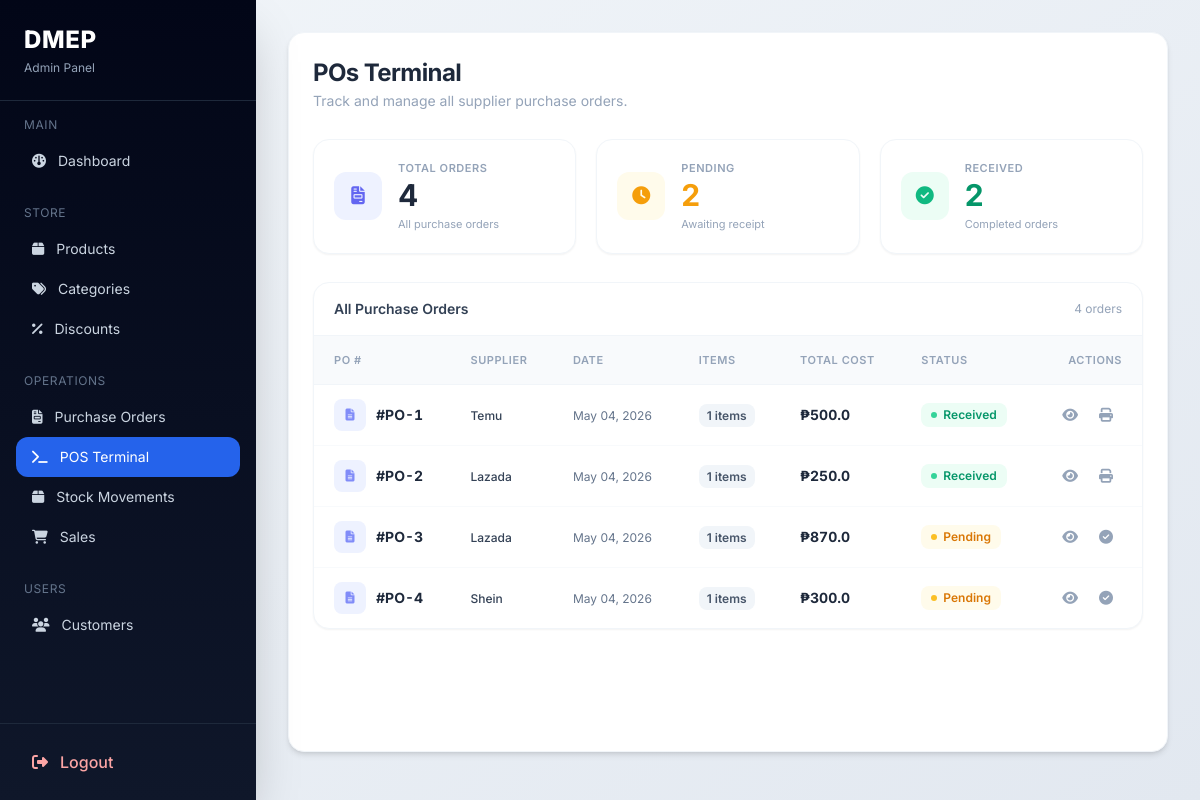
Screenshot of /pos-terminal/ (signed in) with the database file from the repository.
### dmep/models.py (models this page shows, shortened)
class PurchaseOrder(models.Model):
    STATUS_CHOICES = [('pending', 'Pending'), ('received', 'Received'), ('partial', 'Partial'), ('cancelled', 'Cancelled')]
    supplier = models.ForeignKey(Supplier, on_delete=models.SET_NULL, null=True, related_name='purchase_orders')
    order_date = models.DateTimeField(auto_now_add=True)
    received_date = models.DateTimeField(blank=True, null=True)
    total_cost = models.FloatField(blank=True, null=True)
    status = models.CharField(max_length=50, choices=STATUS_CHOICES, default='pending')

class Supplier(models.Model):
    name = models.CharField(max_length=255)
    contact_person = models.CharField(max_length=255, blank=True, null=True)
    phone = models.CharField(max_length=20, unique=True)
    email = models.EmailField(blank=True, null=True)
    address = models.TextField(blank=True, null=True)

### dmep/views/admin_views.py (the view)
# urls.py: path("pos-terminal/", admin_views.pos_terminal, name="pos_terminal"),
@login_required
@user_passes_test(is_admin)
def pos_terminal(request):
    purchase_orders = PurchaseOrder.objects.select_related("supplier").prefetch_related("po_items")
    total_orders = purchase_orders.count()
    pending_count = purchase_orders.filter(status="pending").count()
    received_count = purchase_orders.filter(status="received").count()
    context = {
        "purchase_orders": purchase_orders,
        "total_orders": total_orders,
        "pending_count": pending_count,
        "received_count": received_count,
    }
    return render(request, "panel/pos_terminal.html", context)

### dmep/context_processors.py (called while the page is built)
def cart_count(request):
    cart = request.session.get('cart', {})
    total = 0
    for item in cart.values():
        if isinstance(item, dict):
            total += int(item.get("qty", 0))
        else:
            total += int(item)
    return {'cart_count': total}

### dmep/views/admin_views.py (called while the page is built)
def is_admin(user):
    return user.groups.filter(name='admin').exists()

### dmep/templates/panel/pos_terminal.html (shortened to what this page needs)
{% extends "panel/base.html" %}
{% load static %}
{% block content %}
<div class="fade-up flex items-start justify-between flex-wrap gap-5 mb-7 no-print">
  <div>
    <h1 class="text-2xl font-bold text-slate-800 tracking-tight">POs Terminal</h1>
    <p class="text-sm text-slate-400 mt-0.5">Track and manage all supplier purchase orders.</p>
  </div>
</div>
<div class="grid grid-cols-1 sm:grid-cols-3 gap-5 mb-7 no-print">
  <div class="fade-up d1 bg-white border border-slate-100 rounded-2xl p-5 shadow-sm flex items-center gap-4">
    <div class="w-12 h-12 rounded-xl bg-indigo-50 flex items-center justify-center text-indigo-500 text-lg shrink-0">
      <i class="fas fa-file-invoice"></i>
    </div>
    <div>
      <p class="text-[11px] font-semibold text-slate-400 uppercase tracking-wider">Total Orders</p>
      <p class="text-3xl font-bold text-slate-800 leading-tight">{{ total_orders }}</p>
      <p class="text-[11px] text-slate-400 mt-0.5">All purchase orders</p>
    </div>
  </div>
  <div class="fade-up d2 bg-white border border-slate-100 rounded-2xl p-5 shadow-sm flex items-center gap-4">
    <div class="w-12 h-12 rounded-xl bg-amber-50 flex items-center justify-center text-amber-500 text-lg shrink-0">
      <i class="fas fa-clock"></i>
    </div>
    <div>
      <p class="text-[11px] font-semibold text-slate-400 uppercase tracking-wider">Pending</p>
      <p class="text-3xl font-bold text-amber-500 leading-tight">
        {{ pending_count }}
      </p>
      <p class="text-[11px] text-slate-400 mt-0.5">Awaiting receipt</p>
    </div>
  </div>
  <div class="fade-up d3 bg-white border border-slate-100 rounded-2xl p-5 shadow-sm flex items-center gap-4">
    <div class="w-12 h-12 rounded-xl bg-emerald-50 flex items-center justify-center text-emerald-500 text-lg shrink-0">
      <i class="fas fa-circle-check"></i>
    </div>
    <div>
      <p class="text-[11px] font-semibold text-slate-400 uppercase tracking-wider">Received</p>
      <p class="text-3xl font-bold text-emerald-600 leading-tight">
        {{ received_count }}
      </p>
      <p class="text-[11px] text-slate-400 mt-0.5">Completed orders</p>
    </div>
  </div>
</div>
<div class="fade-up d4 bg-white border border-slate-100 rounded-2xl shadow-sm overflow-hidden no-print">
  <div class="flex items-center justify-between px-5 py-4 border-b border-slate-100">
    <p class="text-sm font-semibold text-slate-700">All Purchase Orders</p>
    <p class="text-xs text-slate-400">{{ purchase_orders|length }} order{{ purchase_orders|length|pluralize }}</p>
  </div>
  <div class="overflow-x-auto">
    <table class="w-full text-sm">
      <thead>
        <tr class="bg-slate-50 border-b border-slate-100">
          <th class="px-5 py-3.5 text-left text-[11px] font-semibold text-slate-400 uppercase tracking-wider">PO #</th>
          <th class="px-5 py-3.5 text-left text-[11px] font-semibold text-slate-400 uppercase tracking-wider">Supplier</th>
          <th class="px-5 py-3.5 text-left text-[11px] font-semibold text-slate-400 uppercase tracking-wider">Date</th>
          <th class="px-5 py-3.5 text-left text-[11px] font-semibold text-slate-400 uppercase tracking-wider">Items</th>
          <th class="px-5 py-3.5 text-left text-[11px] font-semibold text-slate-400 uppercase tracking-wider">Total Cost</th>
          <th class="px-5 py-3.5 text-left text-[11px] font-semibold text-slate-400 uppercase tracking-wider">Status</th>
          <th class="px-5 py-3.5 text-right text-[11px] font-semibold text-slate-400 uppercase tracking-wider w-24">Actions</th>
        </tr>
      </thead>
      <tbody class="divide-y divide-slate-50">
        {% for po in purchase_orders %}
        <tr class="prod-row">
          <td class="px-5 py-3.5">
            <div class="flex items-center gap-2.5">
              <div class="w-8 h-8 rounded-lg bg-indigo-50 flex items-center justify-center shrink-0">
                <i class="fas fa-file-lines text-indigo-400 text-xs"></i>
              </div>
              <span class="font-bold text-slate-800 tabular-nums">#PO-{{ po.id }}</span>
            </div>
          </td>
          <td class="px-5 py-3.5">
            <span class="text-slate-700 font-medium text-xs">{{ po.supplier.name }}</span>
          </td>
          <td class="px-5 py-3.5">
            <span class="text-xs text-slate-500">{{ po.order_date|date:"M d, Y" }}</span>
          </td>
          <td class="px-5 py-3.5">
            <span class="px-2 py-1 text-xs font-semibold rounded-lg bg-slate-100 text-slate-600">
              {{ po.po_items.count }} items
            </span>
          </td>
          <td class="px-5 py-3.5 font-bold text-slate-800 tabular-nums">₱{{ po.total_cost }}</td>
          <td class="px-5 py-3.5">
            {% if po.status == "pending" %}
            <span class="inline-flex items-center gap-1.5 px-2.5 py-1 text-xs font-semibold rounded-lg bg-amber-50 text-amber-600">
              <span class="w-1.5 h-1.5 rounded-full bg-amber-400"></span>Pending
            </span>
            {% else %}
            <span class="inline-flex items-center gap-1.5 px-2.5 py-1 text-xs font-semibold rounded-lg bg-emerald-50 text-emerald-600">
              <span class="w-1.5 h-1.5 rounded-full bg-emerald-400"></span>Received
            </span>
            {% endif %}
          </td>
          <td class="px-5 py-3.5 text-right">
            <div class="flex items-center justify-end gap-1">
              <a href="{% url 'po_items' po.id %}"
                 class="w-8 h-8 flex items-center justify-center rounded-lg text-slate-400 hover:bg-indigo-50 hover:text-indigo-600 transition-all"
                 title="View Details">
                <i class="fas fa-eye"></i>
              </a>
              {% if po.status != "received" %}
              <form method="POST" action="{% url 'po_receive' po.id %}" id="form-{{ po.id }}" class="inline">
                <button type="button" onclick="handleReceive('{{ po.id }}', '{{ po.supplier.name }}', '{{ po.total_cost }}', '{{ po.order_date|date:'Y-m-d' }}')"
                        class="w-8 h-8 flex items-center justify-center rounded-lg text-slate-400 hover:bg-emerald-50 hover:text-emerald-600 transition-all"
                        title="Mark as Received">
                  <i class="fas fa-check-circle"></i>
                </button>
              </form>
              {% else %}
              <button onclick="openReceiptOnly('{{ po.id }}', '{{ po.supplier.name }}', '{{ po.total_cost }}', '{{ po.order_date|date:'Y-m-d' }}')"
                      class="w-8 h-8 flex items-center justify-center rounded-lg text-slate-400 hover:bg-slate-100 hover:text-slate-600 transition-all"
                      title="Print Receipt">
                <i class="fas fa-print"></i>
              </button>
              {% endif %}
            </div>
          </td>
        </tr>
        {% empty %}
        <tr><td colspan="7" class="px-5 py-16 text-center text-slate-400">No purchase orders found.</td></tr>
        {% endfor %}
      </tbody>
    </table>
  </div>
</div>
{% endblock %}

### dmep/templates/panel/pos_terminal.html (style rules this page uses)
body { font-family: 'Inter', sans-serif; }
.fade-up { animation: fadeUp 0.45s cubic-bezier(0.22,1,0.36,1) both; }
.d1 { animation-delay: 0.05s; }
.d2 { animation-delay: 0.10s; }
.d3 { animation-delay: 0.15s; }
.d4 { animation-delay: 0.20s; }
.prod-row { transition: background 0.15s; }

### rows the page displays
PurchaseOrder: id "1", supplier.name "Temu", order_date "May 04, 2026", po_items.count "1", total_cost "500.0", status "received" (drawn)
PurchaseOrder: id "2", supplier.name "Lazada", order_date "May 04, 2026", po_items.count "1", total_cost "250.0", status "received" (drawn)
PurchaseOrder: id "3", supplier.name "Lazada", order_date "May 04, 2026", po_items.count "1", total_cost "870.0", status "pending" (drawn)
PurchaseOrder: id "4", supplier.name "Shein", order_date "May 04, 2026", po_items.count "1", total_cost "300.0", status "pending" (drawn)

### other values shown
{{ total_orders }} "4"
{{ pending_count }} "2"
{{ received_count }} "2"
{{ purchase_orders|length }} "4"
